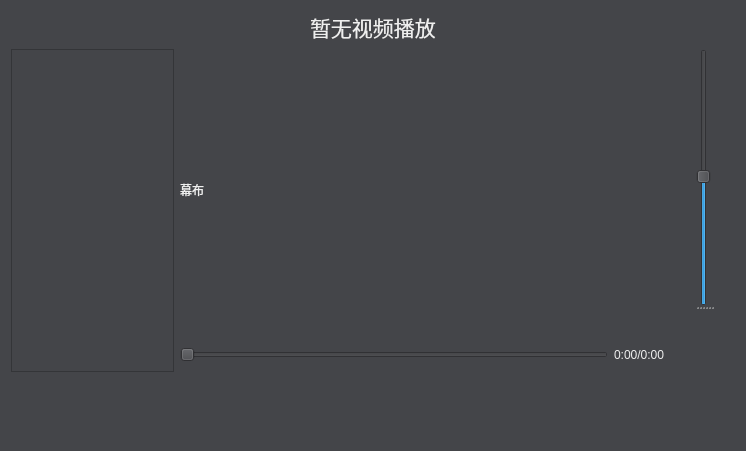
<?xml version="1.0" encoding="UTF-8"?>
<ui version="4.0">
 <class>VideoWin</class>
 <widget class="QWidget" name="VideoWin">
  <property name="geometry">
   <rect>
    <x>0</x>
    <y>0</y>
    <width>746</width>
    <height>451</height>
   </rect>
  </property>
  <property name="font">
   <font>
    <italic>false</italic>
   </font>
  </property>
  <property name="windowTitle">
   <string>Form</string>
  </property>
  <property name="styleSheet">
   <string notr="true">QWidget{
	background-color: rgb(68, 69, 73);
}


/**********滚动条-垂直**********/
QScrollBar:vertical {
        width: 20px;
        background: transparent;
        margin-left: 3px;
        margin-right: 3px;
}
QScrollBar::handle:vertical {
        width: 20px;
        min-height: 30px;
        background: rgb(68, 69, 73);
        margin-top: 15px;
        margin-bottom: 15px;
}
QScrollBar::handle:vertical:hover {
        background: rgb(80, 80, 80);
}
QScrollBar::sub-line:vertical {
        height: 15px;
        background: transparent;
        subcontrol-position: top;
}
QScrollBar::add-line:vertical {
        height: 15px;
        background: transparent;
        subcontrol-position: bottom;
}
QScrollBar::sub-line:vertical:hover {
        background: rgb(68, 69, 73);
}
QScrollBar::add-line:vertical:hover {
        background: rgb(68, 69, 73);
}
QScrollBar::add-page:vertical, QScrollBar::sub-page:vertical {
        background: transparent;
}

QScrollBar#verticalScrollBar:vertical {
        margin-top: 30px;
}
/**********按钮**********/
QPushButton{
        border-radius: 4px;
        border: none;
        width: 75px;
        height: 25px;
        background: rgb(68, 69, 73);
        color: #EEEEEE;
}
QPushButton:!enabled {
        background: rgb(100, 100, 100);
        color: rgb(200, 200, 200);
}
QPushButton:hover{
        background: rgb(200, 200, 200);
}
QPushButton:pressed{
        background: rgb(80, 80, 80);
}

/**********文字**********/
QLabel{
    color: #EEEEEE;
    border-radius: 4px;
}

/************************/
QListWidget{
	 color: #EEEEEE;
}
</string>
  </property>
  <layout class="QVBoxLayout" name="verticalLayout_2" stretch="0,0,0">
   <item>
    <layout class="QHBoxLayout" name="group_curplay">
     <item>
      <spacer name="horizontalSpacer_2">
       <property name="orientation">
        <enum>Qt::Horizontal</enum>
       </property>
       <property name="sizeHint" stdset="0">
        <size>
         <width>40</width>
         <height>20</height>
        </size>
       </property>
      </spacer>
     </item>
     <item>
      <widget class="QLabel" name="labelcurmedia">
       <property name="font">
        <font>
         <family>华文彩云</family>
         <pointsize>16</pointsize>
         <italic>false</italic>
        </font>
       </property>
       <property name="text">
        <string>暂无视频播放</string>
       </property>
      </widget>
     </item>
     <item>
      <spacer name="horizontalSpacer">
       <property name="orientation">
        <enum>Qt::Horizontal</enum>
       </property>
       <property name="sizeHint" stdset="0">
        <size>
         <width>40</width>
         <height>20</height>
        </size>
       </property>
      </spacer>
     </item>
    </layout>
   </item>
   <item>
    <layout class="QHBoxLayout" name="horizontalLayout_2" stretch="2,6,1">
     <item>
      <widget class="QListWidget" name="listWidget">
       <property name="font">
        <font>
         <family>Agency FB</family>
         <pointsize>10</pointsize>
        </font>
       </property>
      </widget>
     </item>
     <item>
      <layout class="QVBoxLayout" name="verticalLayout" stretch="8,1">
       <item>
        <widget class="QLabel" name="label">
         <property name="text">
          <string>幕布</string>
         </property>
        </widget>
       </item>
       <item>
        <layout class="QHBoxLayout" name="horizontalLayout" stretch="8,1">
         <item>
          <widget class="QSlider" name="Slidervideo">
           <property name="orientation">
            <enum>Qt::Horizontal</enum>
           </property>
          </widget>
         </item>
         <item>
          <widget class="QLabel" name="labelTome">
           <property name="text">
            <string>0:00/0:00</string>
           </property>
          </widget>
         </item>
        </layout>
       </item>
      </layout>
     </item>
     <item>
      <widget class="QSplitter" name="group_sound">
       <property name="orientation">
        <enum>Qt::Vertical</enum>
       </property>
       <widget class="QSlider" name="Slidersound">
        <property name="value">
         <number>50</number>
        </property>
        <property name="orientation">
         <enum>Qt::Vertical</enum>
        </property>
       </widget>
       <widget class="QPushButton" name="buttonsound">
        <property name="minimumSize">
         <size>
          <width>62</width>
          <height>62</height>
         </size>
        </property>
        <property name="maximumSize">
         <size>
          <width>62</width>
          <height>62</height>
         </size>
        </property>
        <property name="text">
         <string/>
        </property>
        <property name="icon">
         <iconset resource="res.qrc">
          <normaloff>:/image/sound.png</normaloff>:/image/sound.png</iconset>
        </property>
        <property name="iconSize">
         <size>
          <width>48</width>
          <height>48</height>
         </size>
        </property>
       </widget>
      </widget>
     </item>
    </layout>
   </item>
   <item>
    <layout class="QHBoxLayout" name="horizontalLayout_3">
     <item>
      <widget class="QPushButton" name="buttonselect">
       <property name="minimumSize">
        <size>
         <width>62</width>
         <height>62</height>
        </size>
       </property>
       <property name="maximumSize">
        <size>
         <width>62</width>
         <height>62</height>
        </size>
       </property>
       <property name="text">
        <string/>
       </property>
       <property name="icon">
        <iconset resource="res.qrc">
         <normaloff>:/image/list.png</normaloff>:/image/list.png</iconset>
       </property>
       <property name="iconSize">
        <size>
         <width>55</width>
         <height>55</height>
        </size>
       </property>
      </widget>
     </item>
     <item>
      <widget class="QPushButton" name="buttonplay">
       <property name="minimumSize">
        <size>
         <width>62</width>
         <height>62</height>
        </size>
       </property>
       <property name="maximumSize">
        <size>
         <width>62</width>
         <height>62</height>
        </size>
       </property>
       <property name="text">
        <string/>
       </property>
       <property name="icon">
        <iconset resource="res.qrc">
         <normaloff>:/image/play.png</normaloff>:/image/play.png</iconset>
       </property>
       <property name="iconSize">
        <size>
         <width>48</width>
         <height>48</height>
        </size>
       </property>
      </widget>
     </item>
     <item>
      <widget class="QPushButton" name="buttonstop">
       <property name="minimumSize">
        <size>
         <width>62</width>
         <height>62</height>
        </size>
       </property>
       <property name="maximumSize">
        <size>
         <width>62</width>
         <height>62</height>
        </size>
       </property>
       <property name="text">
        <string/>
       </property>
       <property name="icon">
        <iconset resource="res.qrc">
         <normaloff>:/image/pause.png</normaloff>:/image/pause.png</iconset>
       </property>
       <property name="iconSize">
        <size>
         <width>48</width>
         <height>48</height>
        </size>
       </property>
      </widget>
     </item>
     <item>
      <widget class="QPushButton" name="buttonback">
       <property name="minimumSize">
        <size>
         <width>62</width>
         <height>62</height>
        </size>
       </property>
       <property name="maximumSize">
        <size>
         <width>62</width>
         <height>62</height>
        </size>
       </property>
       <property name="text">
        <string/>
       </property>
       <property name="icon">
        <iconset resource="res.qrc">
         <normaloff>:/image/back.png</normaloff>:/image/back.png</iconset>
       </property>
       <property name="iconSize">
        <size>
         <width>48</width>
         <height>48</height>
        </size>
       </property>
      </widget>
     </item>
    </layout>
   </item>
  </layout>
 </widget>
 <resources>
  <include location="res.qrc"/>
 </resources>
 <connections/>
</ui>
